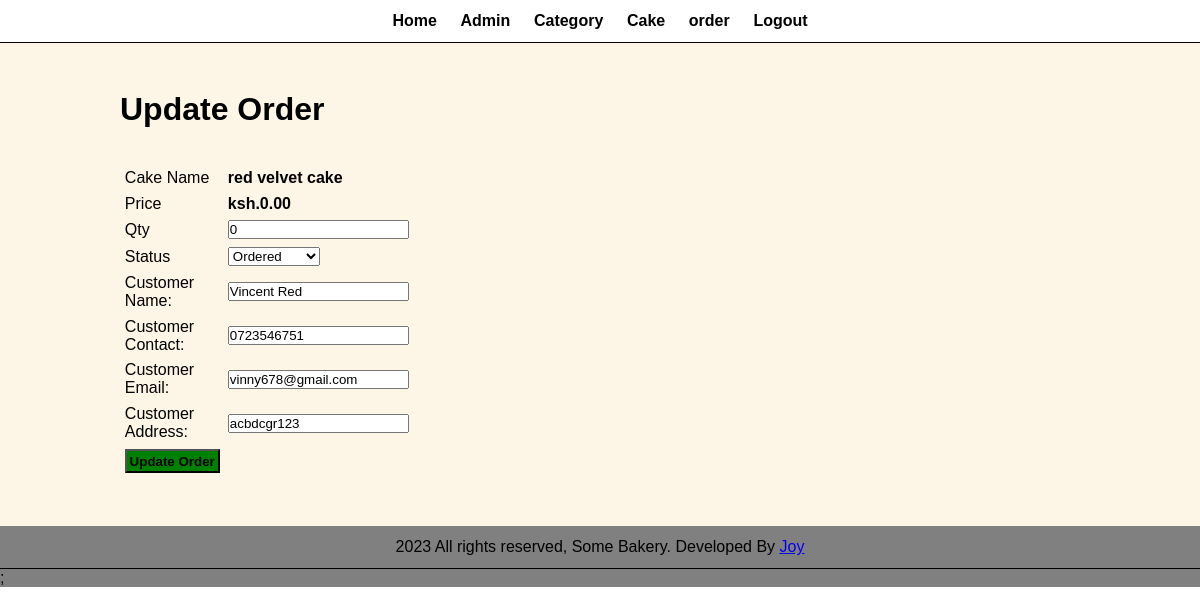
/admin/update-order.php?id=14 (signed in), run on the app's committed database.
### tables this page shows
CREATE TABLE tbl_order (
  id INT PRIMARY KEY,
  cake VARCHAR(255) NOT NULL,
  price DECIMAL(10,2) NOT NULL,
  qty INT NOT NULL,
  total DECIMAL(10,2) NOT NULL,
  order_date DATETIME NOT NULL,
  status varchar(50),
  customer_name VARCHAR(255) NOT NULL,
  customer_contact VARCHAR(15) NOT NULL,
  customer_email VARCHAR(255) NOT NULL,
  customer_address TEXT NOT NULL
);

### admin/update-order.php (the view, shortened to what this page needs)
<?php include('partials/menu.php')?>
<div class="main-content">
    <div class="wrapper">
        <h1>Update Order</h1>
        <br><br>
        <?php
            if(isset($_GET['id']))
            {
                $id=$_GET['id'];
                $sql="SELECT * FROM tbl_order WHERE id=$id";
                $res=mysqli_query($conn, $sql);
                $count=mysqli_num_rows($res);
                if($count==1)
                {
                    $row=mysqli_fetch_assoc($res);
                    $cake=$row['cake'];
                    $price=$row['price'];
                    $qty=$row['qty'];
                    $status=$row['status'];
                    $customer_name=$row['customer_name'];
                    $customer_contact=$row['customer_contact'];
                    $customer_email=$row['customer_email'];
                    $customer_address=$row['customer_address'];
                }
                else
                {
                    header('location:'.SITEURL.'admin/manage-order.php');
                }
            }
            else
            {
                header('location:'.SITEURL.'admin/manage-order.php');
            }
        ?>
        <form action="" method="POST">
            <table class="tbl-30">
                <tr>
                    <td>Cake Name</td>
                    <td><b><?php echo $cake; ?></b></td>
                </tr>
                <tr>
                    <td>Price</td>
                    <td>
                        <b>ksh.<?php echo $price; ?></b>
                    </td>
                </tr>
                <tr>
                    <td>Qty</td>
                    <td>
                        <input type="number" name="qty" value="<?php echo $qty; ?>">
                    </td>
                </tr>
                <tr>
                    <td>Status</td>
                    <td>
                        <select name="status">
                            <option <?php if($status=="Ordered"){echo "selected";} ?> value="Ordered">Ordered</option>
                        </select>
                    </td>
                </tr>
                <tr>
                    <td>Customer Name:</td>
                    <td>
                        <input type="text" name="customer_name" value="<?php echo $customer_name; ?>">
                    </td>
                </tr>
                <tr>
                    <td>Customer Contact:</td>
                    <td>
                        <input type="text" name="customer_contact" value="<?php echo $customer_contact; ?>">
                    </td>
                </tr>
                <tr>
                    <td>Customer Email:</td>
                    <td>
                        <input type="text" name="customer_email" value="<?php echo $customer_email; ?>">
                    </td>
                </tr>
                <tr>
                    <td>Customer Address:</td>
                    <td>
                    <input type="text" name="customer_address" value="<?php echo $customer_address; ?>">
                    </td>
                </tr>
                <tr>
                    <td colspan="2">
                        <input type="submit" name="submit" value="Update Order" class="btn-secondary">
                    </td>
                </tr>
            </table>
        </form>
    </div>
</div>
<?php include('partials/footer.php') ?>;

### css/admin.css (style rules this page uses)
* { margin: 0; padding: 0; font-family: Arial, Helvetica, sans-serif; }
.wrapper { padding: 1%; width: 80%; margin: 0 auto; }
.tbl-30 { width: 30%; }
table tr td { padding: 1%; }
.btn-secondary { background-color: green; padding: 1%; color: black; text-decoration: none; font-weight: bold; }
.main-content { background-color: oldlace; padding: 3% 0; }

### data on the page
tbl_order: cake "red velvet cake", price "0.00", qty "0", customer_name "Vincent Red", customer_contact "0723546751", customer_email "vinny678@gmail.com", customer_address "acbdcgr123"
